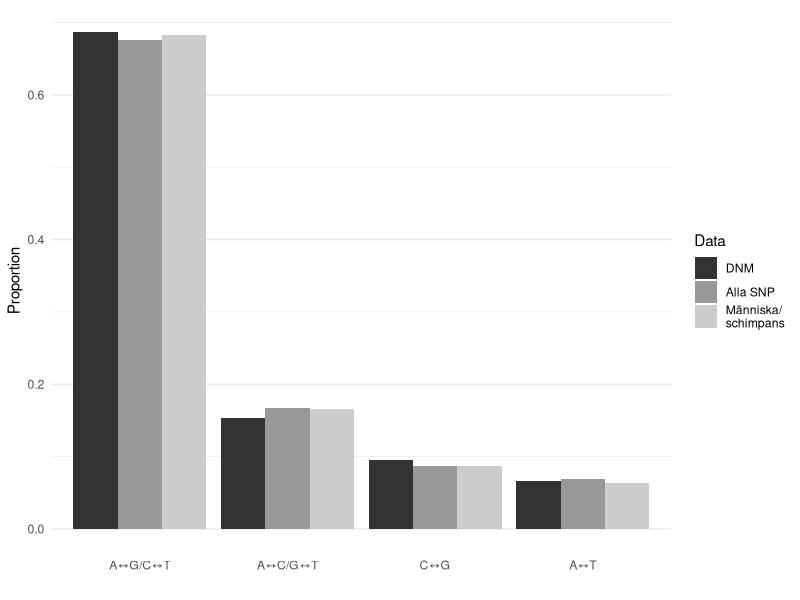
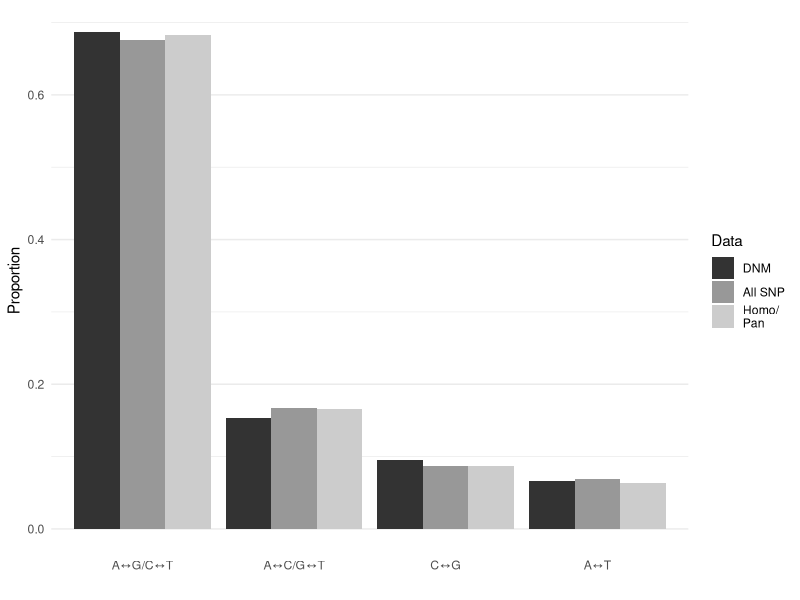
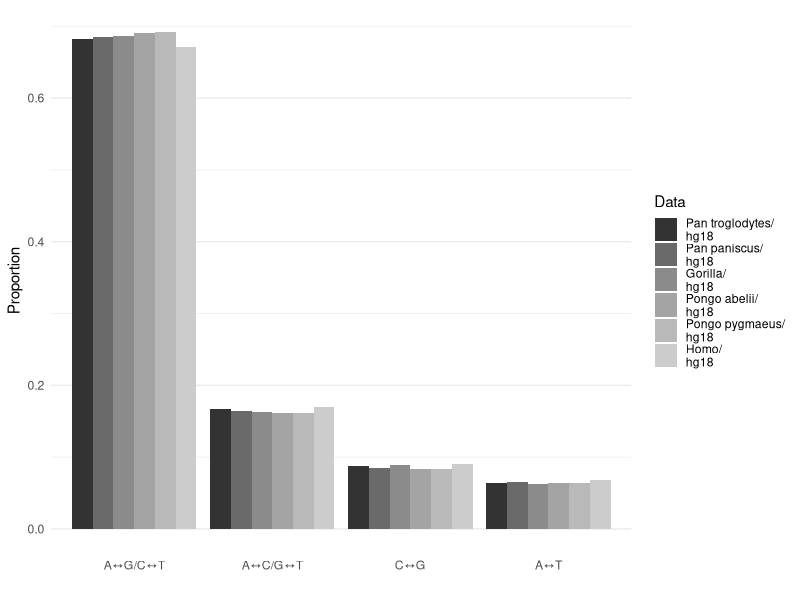

Write the R code that produced these figures, in order.
if(!require(tidyverse)){
    install.packages("tidyverse")
    library(tidyverse)
}

makefig <- function(df, fn){
  df$X1 <- str_replace(str_replace(str_replace(str_replace(df$X1, "^ACGT$", "A↔C/G↔T"), "^AGCT$", "A↔G/C↔T"), "^CG$", "C↔G"), "^AT$", "A↔T")
  df[,-1] <- lapply(df[,-1], function(x) x/sum(x))
  df <- reshape2::melt(df, id.vars="X1", variable.name="Data")
  ggplot(df, aes(x = reorder(X1, -value), y = value, fill = Data)) +
    geom_bar(stat = "identity", position = "dodge") +
    labs(y="Proportion", x="") +
    theme_minimal() + theme(panel.grid.major.x = element_blank()) +
    scale_fill_grey(start = .2, end = .8)
  ggsave(filename = fn, device = png(), width = 12, height = 5, units = "cm")
}


# DNM, Alla SNP, Människa/schimpans (Swedish labels)
df <- left_join(read_tsv('./DNM_groups_no.CpG.status.tsv', col_names = FALSE), read_tsv('./1000genomes_groups.tsv', col_names = FALSE), by='X1') %>% left_join(., read_tsv('./primates_groups.Pan_troglodytes.tsv', col_names = FALSE), by="X1")
colnames(df) <- c("X1", "DNM", "Alla SNP", "Människa/\nschimpans")
makefig(df, "fig_DNM+SNP+Ptr.png")

# DNM, All SNP, Homo/Pan
df <- left_join(read_tsv('./DNM_groups_no.CpG.status.tsv', col_names = FALSE), read_tsv('./1000genomes_groups.tsv', col_names = FALSE), by='X1') %>% left_join(., read_tsv('./primates_groups.Pan_troglodytes.tsv', col_names = FALSE), by="X1")
colnames(df) <- c("X1", "DNM", "All SNP", "Homo/\nPan")
makefig(df, "fig_DNM+SNP+Ptr2.png")

# Apes # https://thenaturalhistorian.com/2020/05/28/chimps-orangutans-and-gorillas-evolved-from-a-common-ancestor-on-noahs-ark/?fbclid=IwAR3j9HdGJG5yuPOQDOYtHfABP43vxvEN3we3TWVPFtrYZkJDfOnIMWJm5VM
df <- left_join(read_tsv('./primates_groups.Pan_troglodytes.tsv', col_names = FALSE), read_tsv('./primates_groups.Pan_paniscus.tsv', col_names = FALSE), by='X1') %>% left_join(., read_tsv('./primates_groups.Gorilla.tsv', col_names = FALSE), by="X1") %>% left_join(., read_tsv('./primates_groups.Pongo_abelii.tsv', col_names = FALSE), by="X1") %>% left_join(., read_tsv('./primates_groups.Pongo_pygmaeus.tsv', col_names = FALSE), by="X1") %>% left_join(., read_tsv('./primates_groups.Homo.tsv', col_names = FALSE), by="X1")
colnames(df) <- c("X1", "Pan troglodytes/\nhg18", "Pan paniscus/\nhg18", "Gorilla/\nhg18", "Pongo abelii/\nhg18", "Pongo pygmaeus/\nhg18", "Homo/\nhg18")
makefig(df, "fig_primates.png")
